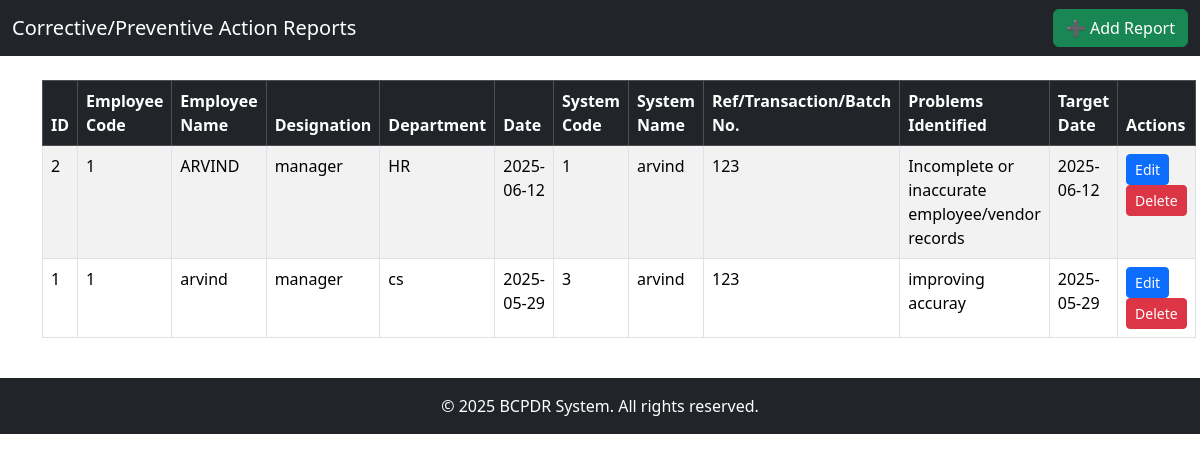
/Corrective_or_Preventive_Action_Report/cpar_list.php, run on the app's committed database.
### tables this page shows
CREATE TABLE `corrective_preventive_action_report` (
  `id` int(11) NOT NULL,
  `employee_code` varchar(20) NOT NULL,
  `employee_name` varchar(100) NOT NULL,
  `designation` varchar(50) NOT NULL,
  `department` varchar(50) NOT NULL,
  `action_date` date NOT NULL,
  `system_code` varchar(20) NOT NULL,
  `system_name` varchar(100) NOT NULL,
  `ref_transaction_batch_no` varchar(50) NOT NULL,
  `problems_identified` text NOT NULL,
  `target_date` date NOT NULL
);

### Corrective_or_Preventive_Action_Report/cpar_list.php (the view, shortened to what this page needs)
<?php
$conn = new mysqli("localhost", "root", "", "bcpdr");
$result = $conn->query("SELECT * FROM corrective_preventive_action_report ORDER BY id DESC");
?>
<!DOCTYPE html>
<html>
<head>
    <link href="https://cdn.jsdelivr.net/npm/bootstrap@5.3.3/dist/css/bootstrap.min.css" rel="stylesheet">
</head>
<body>
<nav class="navbar navbar-dark bg-dark">
    <div class="container-fluid">
        <span class="navbar-brand">Corrective/Preventive Action Reports</span>
        <a href="add_cpar.php" class="btn btn-success">➕ Add Report</a>
    </div>
</nav>
<div class="container mt-4">
    <table class="table table-bordered table-striped">
        <thead class="table-dark">
            <tr>
                <th>ID</th>
                <th>Employee Code</th>
                <th>Employee Name</th>
                <th>Designation</th>
                <th>Department</th>
                <th>Date</th>
                <th>System Code</th>
                <th>System Name</th>
                <th>Ref/Transaction/Batch No.</th>
                <th>Problems Identified</th>
                <th>Target Date</th>
                <th>Actions</th>
            </tr>
        </thead>
        <tbody>
        <?php while ($row = $result->fetch_assoc()): ?>
            <tr>
                <td><?= $row['id'] ?></td>
                <td><?= htmlspecialchars($row['employee_code']) ?></td>
                <td><?= htmlspecialchars($row['employee_name']) ?></td>
                <td><?= htmlspecialchars($row['designation']) ?></td>
                <td><?= htmlspecialchars($row['department']) ?></td>
                <td><?= htmlspecialchars($row['action_date']) ?></td>
                <td><?= htmlspecialchars($row['system_code']) ?></td>
                <td><?= htmlspecialchars($row['system_name']) ?></td>
                <td><?= htmlspecialchars($row['ref_transaction_batch_no']) ?></td>
                <td class="problems"><?= nl2br(htmlspecialchars($row['problems_identified'])) ?></td>
                <td><?= htmlspecialchars($row['target_date']) ?></td>
                <td>
                    <a href="edit_cpar.php?id=<?= $row['id'] ?>" class="btn btn-sm btn-primary">Edit</a>
                    <a href="delete_cpar.php?id=<?= $row['id'] ?>" class="btn btn-sm btn-danger" onclick="return confirm('Are you sure to delete this report?');">Delete</a>
                </td>
            </tr>
        <?php endwhile; ?>
        </tbody>
    </table>
</div>
<br>
<footer class="bg-dark text-white text-center py-3">
    © 2025 BCPDR System. All rights reserved.
</footer>
</body>
</html>

### Corrective_or_Preventive_Action_Report/cpar_list.php (style rules this page uses)
td.problems { max-width: 300px; white-space: pre-wrap; word-wrap: break-word; }

### data on the page
corrective_preventive_action_report: id "2", employee_code "1", employee_name "ARVIND", designation "manager", department "HR", action_date "2025-06-12", system_code "1", system_name "arvind", ref_transaction_batch_no "123", problems_identified "Incomplete or inaccurate employee/vendor records", target_date "2025-06-12"
corrective_preventive_action_report: id "1", employee_code "1", employee_name "arvind", designation "manager", department "cs", action_date "2025-05-29", system_code "3", system_name "arvind", ref_transaction_batch_no "123", problems_identified "improving accuray", target_date "2025-05-29"
